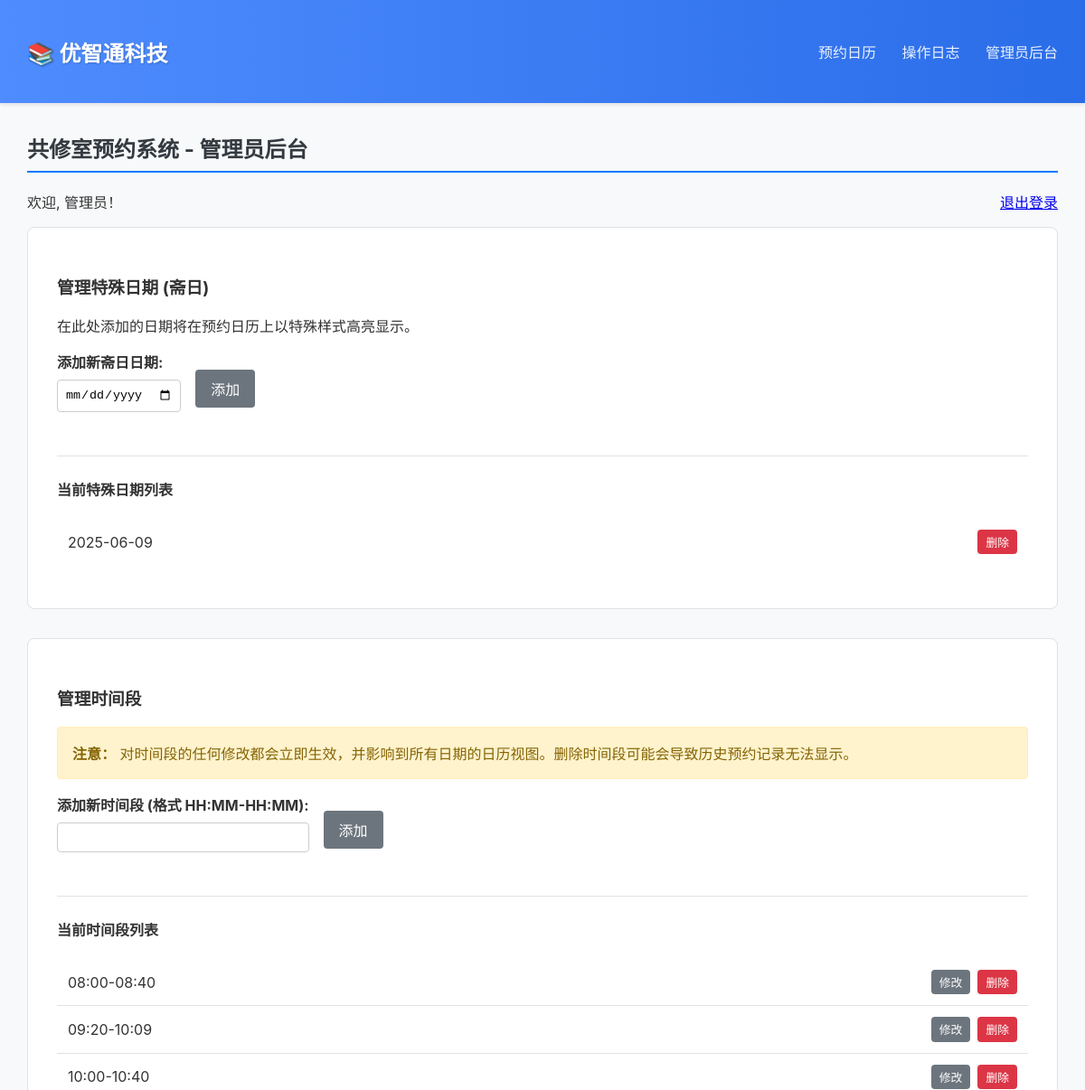
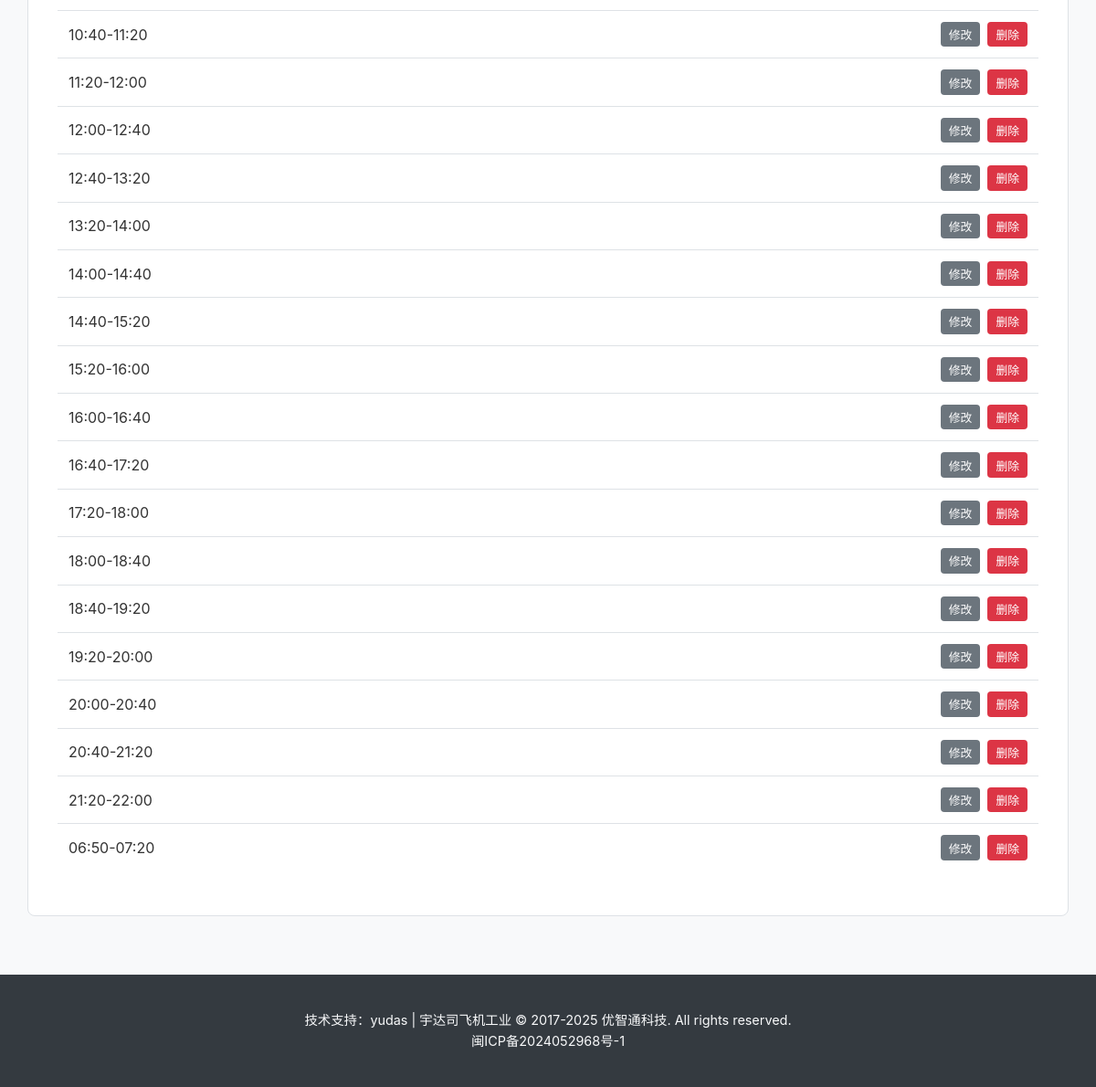
/admin (signed in), run on the app's committed database (2 pictures, top to bottom).
### app.py (models this page shows)
    class SpecialDate(sql_alchemy_db.Model): date_str = sql_alchemy_db.Column(sql_alchemy_db.String(20),
                                                                              primary_key=True)

    class TimeSlot(sql_alchemy_db.Model): id = sql_alchemy_db.Column(sql_alchemy_db.Integer,
                                                                     primary_key=True); slot_value = sql_alchemy_db.Column(
        sql_alchemy_db.String(50), unique=True, nullable=False); order = sql_alchemy_db.Column(sql_alchemy_db.Integer)

### app.py (the view, shortened to what this page needs)
@app.route('/admin', methods=['GET', 'POST'])
@check_db_connection
@admin_required
def admin():
    slot_to_edit = request.args.get('edit_slot')
    special_dates = sorted(list(db.smembers('special_dates') or set())) if db_is_redis else sorted(
        [d.date_str for d in SpecialDate.query.all()])
    time_slots = get_time_slots()
    return render_template('admin.html', special_dates=special_dates, time_slots=time_slots, special_date_name="斋日",
                           slot_to_edit=slot_to_edit)

### app.py (called while the page is built)
def get_time_slots():
    if db_is_redis:
        return db.lrange(TIME_SLOTS_KEY, 0, -1)
    else:
        return [s.slot_value for s in TimeSlot.query.order_by(TimeSlot.order).all()]

def check_db_connection(f):
    @wraps(f)
    def decorated_function(*args, **kwargs):
        db_handle = db if db_is_redis else db.session
        if db_handle is None: return "数据库连接失败，请检查服务器配置或环境变量。", 503
        return f(*args, **kwargs)
    return decorated_function

def admin_required(f):
    @wraps(f)
    def decorated_function(*args, **kwargs):
        if not session.get('is_admin'): return redirect(url_for('admin_login'))
        return f(*args, **kwargs)
    return decorated_function

### templates/admin.html (shortened to what this page needs)
{% extends "base.html" %}
{% block content %}
<h2>共修室预约系统 - 管理员后台</h2>
{% if login_required %}
    <div class="admin-login">
        <h3>管理员登录</h3>
        <form method="post" action="{{ url_for('admin_login') }}">
            <div class="form-group">
                <label for="password">密码:</label>
                <input type="password" id="password" name="password" required>
            </div>
            {% if error %}
                <p class="error-message">{{ error }}</p>
            {% endif %}
            <button type="submit" class="button-primary">登录</button>
        </form>
    </div>
{% else %}
    <p>欢迎, 管理员！<a href="{{ url_for('admin_logout') }}" style="float:right;">退出登录</a></p>
    <div class="admin-section">
        <h3>管理特殊日期 ({{ special_date_name }})</h3>
        <p>在此处添加的日期将在预约日历上以特殊样式高亮显示。</p>
        <form method="post" class="inline-form">
            <div class="form-group">
                <label for="add_date">添加新{{ special_date_name }}日期:</label>
                <input type="date" id="add_date" name="add_date" required>
            </div>
            <button type="submit" name="add_date_submit" class="button">添加</button>
        </form>
        <h4>当前特殊日期列表</h4>
        {% if special_dates %}
        <ul class="item-list">
            {% for s_date in special_dates %}
            <li>
                <span>{{ s_date }}</span>
                <form method="post">
                    <button type="submit" class="button-danger-small">删除</button>
                </form>
            </li>
            {% endfor %}
        </ul>
        {% else %}
        <p>当前没有设置任何特殊日期。</p>
        {% endif %}
    </div>
    <div class="admin-section">
        <h3>管理时间段</h3>
        <p class="notice"><strong>注意：</strong> 对时间段的任何修改都会立即生效，并影响到所有日期的日历视图。删除时间段可能会导致历史预约记录无法显示。</p>
        <form method="post" class="inline-form">
            <div class="form-group">
                <label for="add_timeslot_value">添加新时间段 (格式 HH:MM-HH:MM):</label>
                <input type="text" id="add_timeslot_value" name="add_timeslot_value" pattern="([01]?[0-9]|2[0-3]):[0-5][0-9]-([01]?[0-9]|2[0-3]):[0-5][0-9]" required>
            </div>
            <button type="submit" name="add_timeslot" class="button">添加</button>
        </form>
        <h4>当前时间段列表</h4>
        <ul class="item-list">
            {% for slot in time_slots %}
            <li>
                {% if slot == slot_to_edit %}
                    <form method="post" class="inline-form">
                        <input type="hidden" name="edit_timeslot_original" value="{{ slot }}">
                        <input type="text" name="edit_timeslot_new" value="{{ slot }}" pattern="([01]?[0-9]|2[0-3]):[0-5][0-9]-([01]?[0-9]|2[0-3]):[0-5][0-9]" required>
                        <button type="submit" class="button-primary">保存</button>
                        <a href="{{ url_for('admin') }}" class="button">取消</a>
                    </form>
                {% else %}
                    <span>{{ slot }}</span>
                    <div class="item-actions">
                        <a href="{{ url_for('admin', edit_slot=slot) }}" class="button-small">修改</a>
                        <form method="post" class="inline-form js-delete-confirm-form">
                            <button type="submit" class="button-danger-small">删除</button>
                        </form>
                    </div>
                {% endif %}
            </li>
            {% endfor %}
        </ul>
    </div>
{% endif %}
{% endblock %}

### static/css/style.css (style rules this page uses)
:root { --primary-color: #007bff; --primary-hover-color: #0056b3; --danger-color: #dc3545; --danger-hover-color: #c82333; --special-date-bg: #fff3cd; --border-color: #dee2e6; --background-color: #f8f9fa; --text-color: #333; --header-bg: #ffffff; --footer-bg: #343a40; --footer-text: #f8f9fa; --font-family: -apple-system, BlinkMacSystemFont, "Segoe UI", Roboto, "Helvetica Neue", Arial, sans-serif; }
body { font-family: var(--font-family); margin: 0; background-color: var(--background-color); color: var(--text-color); display: flex; flex-direction: column; min-height: 100vh; }
h2 { color: #343a40; border-bottom: 2px solid #007bff; padding-bottom: 0.5rem; margin-top: 0; }
.item-list { list-style: none; padding: 0; }
.item-list li { display: flex; justify-content: space-between; align-items: center; padding: 0.75rem; border-bottom: 1px solid var(--border-color); }
.item-list li:last-child { border-bottom: none; }
.item-actions { display: flex; gap: 0.5rem; }
.button, .button-primary, .button-danger, .button-danger-small, .button-small { display: inline-block; padding: 0.5rem 1rem; border: 1px solid transparent; border-radius: 0.25rem; text-decoration: none; cursor: pointer; font-size: 1rem; transition: all 0.2s ease-in-out; text-align: center; background-color: #6c757d; color: white; }
.button-danger-small { padding: 0.2rem 0.5rem; font-size: 0.8rem; background-color: var(--danger-color); }
.button-small { padding: 0.2rem 0.5rem; font-size: 0.8rem; }
.form-group { margin-bottom: 1rem; }
.form-group label { display: block; margin-bottom: 0.5rem; font-weight: bold; }
.form-group input[type="text"], .form-group input[type="password"], .form-group input[type="date"] { width: 100%; padding: 0.5rem; border: 1px solid #ccc; border-radius: 4px; box-sizing: border-box; }
.inline-form { display: flex; gap: 1rem; align-items: center; margin: 0; }
.admin-login, .admin-section { background: white; padding: 2rem; border-radius: 8px; margin-bottom: 2rem; border: 1px solid var(--border-color); }
.admin-section h4 { margin-top: 2rem; border-top: 1px solid var(--border-color); padding-top: 1.5rem; }
.notice { background-color: #fff3cd; border: 1px solid #ffeeba; color: #856404; padding: 1rem; border-radius: 4px; }

### data on the page
SpecialDate: date_str "2025-06-09"
TimeSlot: slot_value "08:00-08:40"
TimeSlot: slot_value "09:20-10:09"
TimeSlot: slot_value "10:00-10:40"
TimeSlot: slot_value "10:40-11:20"
TimeSlot: slot_value "11:20-12:00"
TimeSlot: slot_value "12:00-12:40"
TimeSlot: slot_value "12:40-13:20"
TimeSlot: slot_value "13:20-14:00"
TimeSlot: slot_value "14:00-14:40"
TimeSlot: slot_value "14:40-15:20"
TimeSlot: slot_value "15:20-16:00"
TimeSlot: slot_value "16:00-16:40"
TimeSlot: slot_value "16:40-17:20"
TimeSlot: slot_value "17:20-18:00"
TimeSlot: slot_value "18:00-18:40"
TimeSlot: slot_value "18:40-19:20"
TimeSlot: slot_value "19:20-20:00"
TimeSlot: slot_value "20:00-20:40"
TimeSlot: slot_value "20:40-21:20"
TimeSlot: slot_value "21:20-22:00"
TimeSlot: slot_value "06:50-07:20"

### other printed values
{{ special_date_name }} "斋日"
